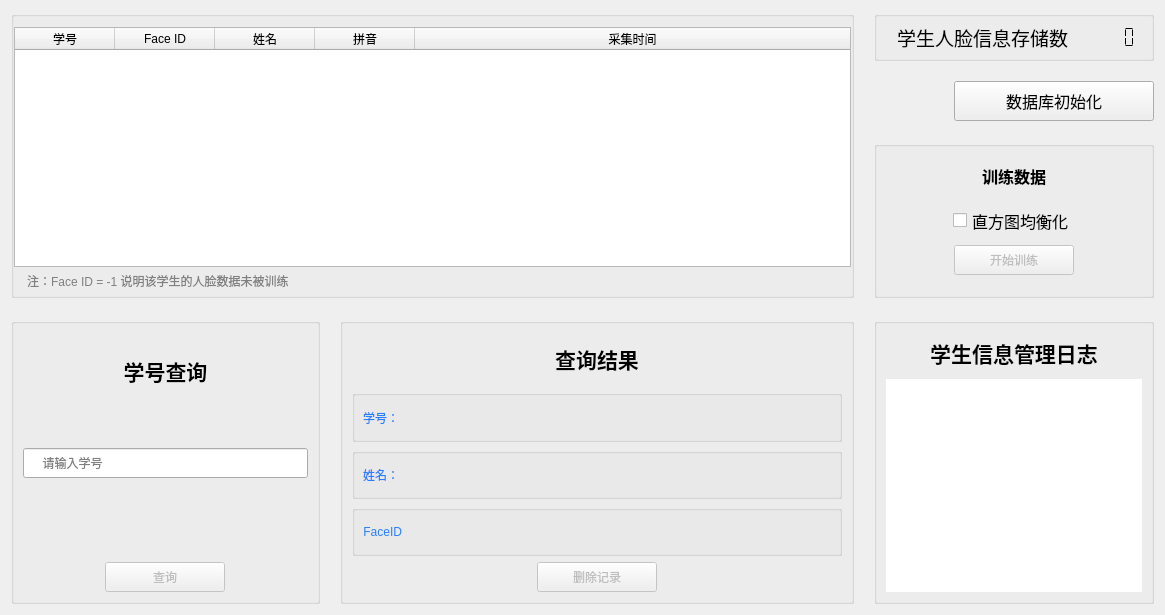
<?xml version="1.0" encoding="UTF-8"?>
<ui version="4.0">
 <class>dataManageUI</class>
 <widget class="QWidget" name="dataManageUI">
  <property name="geometry">
   <rect>
    <x>0</x>
    <y>0</y>
    <width>1165</width>
    <height>615</height>
   </rect>
  </property>
  <property name="windowTitle">
   <string>OpenCV Face Recognition System - DataManage</string>
  </property>
  <layout class="QGridLayout" name="gridLayout_2" rowstretch="0,0" columnstretch="3,5,0">
   <property name="spacing">
    <number>20</number>
   </property>
   <item row="0" column="2">
    <layout class="QVBoxLayout" name="verticalLayout_5">
     <property name="spacing">
      <number>20</number>
     </property>
     <item alignment="Qt::AlignTop">
      <widget class="QGroupBox" name="dbStatusGroupBox">
       <property name="minimumSize">
        <size>
         <width>0</width>
         <height>50</height>
        </size>
       </property>
       <property name="maximumSize">
        <size>
         <width>16777215</width>
         <height>50</height>
        </size>
       </property>
       <property name="title">
        <string/>
       </property>
       <layout class="QHBoxLayout" name="horizontalLayout">
        <property name="leftMargin">
         <number>20</number>
        </property>
        <item>
         <widget class="QLabel" name="dbUserCountLabel">
          <property name="font">
           <font>
            <pointsize>14</pointsize>
           </font>
          </property>
          <property name="text">
           <string>学生人脸信息存储数</string>
          </property>
          <property name="alignment">
           <set>Qt::AlignRight|Qt::AlignTrailing|Qt::AlignVCenter</set>
          </property>
         </widget>
        </item>
        <item alignment="Qt::AlignRight">
         <widget class="QLCDNumber" name="dbUserCountLcdNum">
          <property name="frameShape">
           <enum>QFrame::NoFrame</enum>
          </property>
          <property name="segmentStyle">
           <enum>QLCDNumber::Flat</enum>
          </property>
         </widget>
        </item>
       </layout>
      </widget>
     </item>
     <item alignment="Qt::AlignRight">
      <widget class="QPushButton" name="initDbButtonManage">
       <property name="minimumSize">
        <size>
         <width>200</width>
         <height>40</height>
        </size>
       </property>
       <property name="font">
        <font>
         <family>Adobe Arabic</family>
         <pointsize>12</pointsize>
        </font>
       </property>
       <property name="cursor">
        <cursorShape>PointingHandCursor</cursorShape>
       </property>
       <property name="text">
        <string>数据库初始化</string>
       </property>
       <property name="iconSize">
        <size>
         <width>12</width>
         <height>12</height>
        </size>
       </property>
      </widget>
     </item>
     <item>
      <widget class="QGroupBox" name="trainGroupBox">
       <property name="maximumSize">
        <size>
         <width>16777215</width>
         <height>180</height>
        </size>
       </property>
       <property name="title">
        <string/>
       </property>
       <property name="alignment">
        <set>Qt::AlignCenter</set>
       </property>
       <layout class="QVBoxLayout" name="verticalLayout_4" stretch="1,1,1">
        <property name="bottomMargin">
         <number>20</number>
        </property>
        <item>
         <widget class="QLabel" name="label_7">
          <property name="minimumSize">
           <size>
            <width>0</width>
            <height>40</height>
           </size>
          </property>
          <property name="font">
           <font>
            <family>Adobe Arabic</family>
            <pointsize>12</pointsize>
            <weight>75</weight>
            <bold>true</bold>
           </font>
          </property>
          <property name="text">
           <string>训练数据</string>
          </property>
          <property name="alignment">
           <set>Qt::AlignCenter</set>
          </property>
         </widget>
        </item>
        <item alignment="Qt::AlignHCenter">
         <widget class="QCheckBox" name="equalizeHistCheckBox">
          <property name="sizePolicy">
           <sizepolicy hsizetype="Minimum" vsizetype="Preferred">
            <horstretch>0</horstretch>
            <verstretch>0</verstretch>
           </sizepolicy>
          </property>
          <property name="font">
           <font>
            <family>Adobe Arabic</family>
            <pointsize>12</pointsize>
           </font>
          </property>
          <property name="cursor">
           <cursorShape>PointingHandCursor</cursorShape>
          </property>
          <property name="text">
           <string>直方图均衡化</string>
          </property>
         </widget>
        </item>
        <item alignment="Qt::AlignHCenter">
         <widget class="QPushButton" name="trainButton">
          <property name="enabled">
           <bool>false</bool>
          </property>
          <property name="sizePolicy">
           <sizepolicy hsizetype="Minimum" vsizetype="Preferred">
            <horstretch>0</horstretch>
            <verstretch>0</verstretch>
           </sizepolicy>
          </property>
          <property name="minimumSize">
           <size>
            <width>120</width>
            <height>30</height>
           </size>
          </property>
          <property name="maximumSize">
           <size>
            <width>16777215</width>
            <height>30</height>
           </size>
          </property>
          <property name="cursor">
           <cursorShape>PointingHandCursor</cursorShape>
          </property>
          <property name="toolTip">
           <string>数据库未完成初始化，请检查</string>
          </property>
          <property name="text">
           <string>开始训练</string>
          </property>
         </widget>
        </item>
       </layout>
      </widget>
     </item>
    </layout>
   </item>
   <item row="1" column="0">
    <widget class="QGroupBox" name="queryUserGroupBox">
     <property name="title">
      <string/>
     </property>
     <property name="alignment">
      <set>Qt::AlignCenter</set>
     </property>
     <layout class="QVBoxLayout" name="verticalLayout_2">
      <property name="spacing">
       <number>40</number>
      </property>
      <item>
       <widget class="QLabel" name="label_2">
        <property name="font">
         <font>
          <pointsize>16</pointsize>
          <weight>75</weight>
          <bold>true</bold>
         </font>
        </property>
        <property name="text">
         <string>学号查询</string>
        </property>
        <property name="alignment">
         <set>Qt::AlignCenter</set>
        </property>
       </widget>
      </item>
      <item>
       <widget class="QLineEdit" name="queryUserLineEdit">
        <property name="minimumSize">
         <size>
          <width>0</width>
          <height>30</height>
         </size>
        </property>
        <property name="placeholderText">
         <string>     请输入学号</string>
        </property>
       </widget>
      </item>
      <item alignment="Qt::AlignHCenter|Qt::AlignBottom">
       <widget class="QPushButton" name="queryUserButton">
        <property name="enabled">
         <bool>false</bool>
        </property>
        <property name="minimumSize">
         <size>
          <width>120</width>
          <height>30</height>
         </size>
        </property>
        <property name="maximumSize">
         <size>
          <width>120</width>
          <height>30</height>
         </size>
        </property>
        <property name="cursor">
         <cursorShape>PointingHandCursor</cursorShape>
        </property>
        <property name="focusPolicy">
         <enum>Qt::StrongFocus</enum>
        </property>
        <property name="toolTip">
         <string>数据库未完成初始化，请检查</string>
        </property>
        <property name="text">
         <string>查询</string>
        </property>
       </widget>
      </item>
     </layout>
    </widget>
   </item>
   <item row="1" column="2">
    <widget class="QGroupBox" name="logGroupBox">
     <property name="title">
      <string/>
     </property>
     <property name="alignment">
      <set>Qt::AlignCenter</set>
     </property>
     <layout class="QVBoxLayout" name="verticalLayout_3">
      <item>
       <widget class="QLabel" name="label_8">
        <property name="minimumSize">
         <size>
          <width>0</width>
          <height>40</height>
         </size>
        </property>
        <property name="font">
         <font>
          <pointsize>16</pointsize>
          <weight>75</weight>
          <bold>true</bold>
         </font>
        </property>
        <property name="text">
         <string>学生信息管理日志</string>
        </property>
        <property name="alignment">
         <set>Qt::AlignCenter</set>
        </property>
       </widget>
      </item>
      <item>
       <widget class="QTextEdit" name="logTextEdit">
        <property name="styleSheet">
         <string notr="true"/>
        </property>
        <property name="frameShape">
         <enum>QFrame::NoFrame</enum>
        </property>
        <property name="undoRedoEnabled">
         <bool>false</bool>
        </property>
        <property name="readOnly">
         <bool>true</bool>
        </property>
       </widget>
      </item>
     </layout>
    </widget>
   </item>
   <item row="1" column="1">
    <widget class="QGroupBox" name="infoConfirmGroupBox">
     <property name="title">
      <string/>
     </property>
     <layout class="QGridLayout" name="gridLayout">
      <item row="1" column="0">
       <widget class="QGroupBox" name="groupBox_qrzl_1">
        <layout class="QHBoxLayout" name="horizontalLayout_4">
         <property name="spacing">
          <number>2</number>
         </property>
         <property name="leftMargin">
          <number>8</number>
         </property>
         <property name="topMargin">
          <number>0</number>
         </property>
         <property name="rightMargin">
          <number>0</number>
         </property>
         <property name="bottomMargin">
          <number>0</number>
         </property>
         <item>
          <widget class="QLabel" name="stuIDLabel_2">
           <property name="styleSheet">
            <string notr="true">color:rgb( 41, 126, 251 );</string>
           </property>
           <property name="frameShape">
            <enum>QFrame::NoFrame</enum>
           </property>
           <property name="text">
            <string>学号：</string>
           </property>
           <property name="alignment">
            <set>Qt::AlignRight|Qt::AlignTrailing|Qt::AlignVCenter</set>
           </property>
          </widget>
         </item>
         <item>
          <widget class="QLineEdit" name="stuIDLineEdit">
           <property name="focusPolicy">
            <enum>Qt::StrongFocus</enum>
           </property>
           <property name="styleSheet">
            <string notr="true">background: transparent;
border:none;</string>
           </property>
           <property name="readOnly">
            <bool>true</bool>
           </property>
          </widget>
         </item>
        </layout>
       </widget>
      </item>
      <item row="2" column="0">
       <widget class="QGroupBox" name="groupBox_qrzl_2">
        <layout class="QHBoxLayout" name="horizontalLayout_6">
         <property name="spacing">
          <number>2</number>
         </property>
         <property name="leftMargin">
          <number>8</number>
         </property>
         <property name="topMargin">
          <number>0</number>
         </property>
         <property name="rightMargin">
          <number>0</number>
         </property>
         <property name="bottomMargin">
          <number>0</number>
         </property>
         <item>
          <widget class="QLabel" name="cnNameLabel_2">
           <property name="styleSheet">
            <string notr="true">color:rgb( 41, 126, 251 );</string>
           </property>
           <property name="frameShape">
            <enum>QFrame::NoFrame</enum>
           </property>
           <property name="text">
            <string>姓名：</string>
           </property>
           <property name="alignment">
            <set>Qt::AlignRight|Qt::AlignTrailing|Qt::AlignVCenter</set>
           </property>
          </widget>
         </item>
         <item>
          <widget class="QLineEdit" name="cnNameLineEdit">
           <property name="focusPolicy">
            <enum>Qt::StrongFocus</enum>
           </property>
           <property name="styleSheet">
            <string notr="true">background: transparent;
border:none;</string>
           </property>
           <property name="readOnly">
            <bool>true</bool>
           </property>
          </widget>
         </item>
        </layout>
       </widget>
      </item>
      <item row="3" column="0">
       <widget class="QGroupBox" name="groupBox_qrzl_3">
        <layout class="QHBoxLayout" name="horizontalLayout_5">
         <property name="spacing">
          <number>2</number>
         </property>
         <property name="leftMargin">
          <number>8</number>
         </property>
         <property name="topMargin">
          <number>0</number>
         </property>
         <property name="rightMargin">
          <number>0</number>
         </property>
         <property name="bottomMargin">
          <number>0</number>
         </property>
         <item>
          <widget class="QLabel" name="enNameLabel">
           <property name="styleSheet">
            <string notr="true">color:rgb( 41, 126, 251 );</string>
           </property>
           <property name="frameShape">
            <enum>QFrame::NoFrame</enum>
           </property>
           <property name="text">
            <string>FaceID</string>
           </property>
           <property name="alignment">
            <set>Qt::AlignRight|Qt::AlignTrailing|Qt::AlignVCenter</set>
           </property>
          </widget>
         </item>
         <item>
          <widget class="QLineEdit" name="faceIDLineEdit">
           <property name="focusPolicy">
            <enum>Qt::StrongFocus</enum>
           </property>
           <property name="styleSheet">
            <string notr="true">background: transparent;
border:none;</string>
           </property>
           <property name="readOnly">
            <bool>true</bool>
           </property>
          </widget>
         </item>
        </layout>
       </widget>
      </item>
      <item row="0" column="0">
       <widget class="QLabel" name="label">
        <property name="font">
         <font>
          <pointsize>16</pointsize>
          <weight>75</weight>
          <bold>true</bold>
         </font>
        </property>
        <property name="text">
         <string>查询结果</string>
        </property>
        <property name="alignment">
         <set>Qt::AlignCenter</set>
        </property>
       </widget>
      </item>
      <item row="4" column="0" alignment="Qt::AlignHCenter">
       <widget class="QPushButton" name="deleteUserButton">
        <property name="enabled">
         <bool>false</bool>
        </property>
        <property name="minimumSize">
         <size>
          <width>120</width>
          <height>30</height>
         </size>
        </property>
        <property name="maximumSize">
         <size>
          <width>16777215</width>
          <height>30</height>
         </size>
        </property>
        <property name="cursor">
         <cursorShape>PointingHandCursor</cursorShape>
        </property>
        <property name="text">
         <string>删除记录</string>
        </property>
       </widget>
      </item>
     </layout>
    </widget>
   </item>
   <item row="0" column="0" colspan="2">
    <widget class="QGroupBox" name="dbVisualGroupBox">
     <property name="title">
      <string/>
     </property>
     <layout class="QVBoxLayout" name="verticalLayout">
      <property name="spacing">
       <number>5</number>
      </property>
      <property name="leftMargin">
       <number>0</number>
      </property>
      <property name="topMargin">
       <number>10</number>
      </property>
      <property name="rightMargin">
       <number>0</number>
      </property>
      <property name="bottomMargin">
       <number>5</number>
      </property>
      <item>
       <widget class="QTableWidget" name="tableWidget">
        <property name="showGrid">
         <bool>false</bool>
        </property>
        <attribute name="horizontalHeaderMinimumSectionSize">
         <number>16</number>
        </attribute>
        <attribute name="horizontalHeaderStretchLastSection">
         <bool>true</bool>
        </attribute>
        <attribute name="verticalHeaderVisible">
         <bool>false</bool>
        </attribute>
        <attribute name="verticalHeaderMinimumSectionSize">
         <number>16</number>
        </attribute>
        <row>
         <property name="text">
          <string>新建行</string>
         </property>
        </row>
        <column>
         <property name="text">
          <string>学号</string>
         </property>
        </column>
        <column>
         <property name="text">
          <string>Face ID</string>
         </property>
        </column>
        <column>
         <property name="text">
          <string>姓名</string>
         </property>
        </column>
        <column>
         <property name="text">
          <string>拼音</string>
         </property>
        </column>
        <column>
         <property name="text">
          <string>采集时间</string>
         </property>
        </column>
       </widget>
      </item>
      <item alignment="Qt::AlignLeft">
       <widget class="QLabel" name="tipLabel">
        <property name="styleSheet">
         <string notr="true">color:gray;
margin-left:10px;</string>
        </property>
        <property name="text">
         <string>注：Face ID = -1 说明该学生的人脸数据未被训练</string>
        </property>
       </widget>
      </item>
     </layout>
    </widget>
   </item>
  </layout>
 </widget>
 <resources/>
 <connections/>
</ui>
